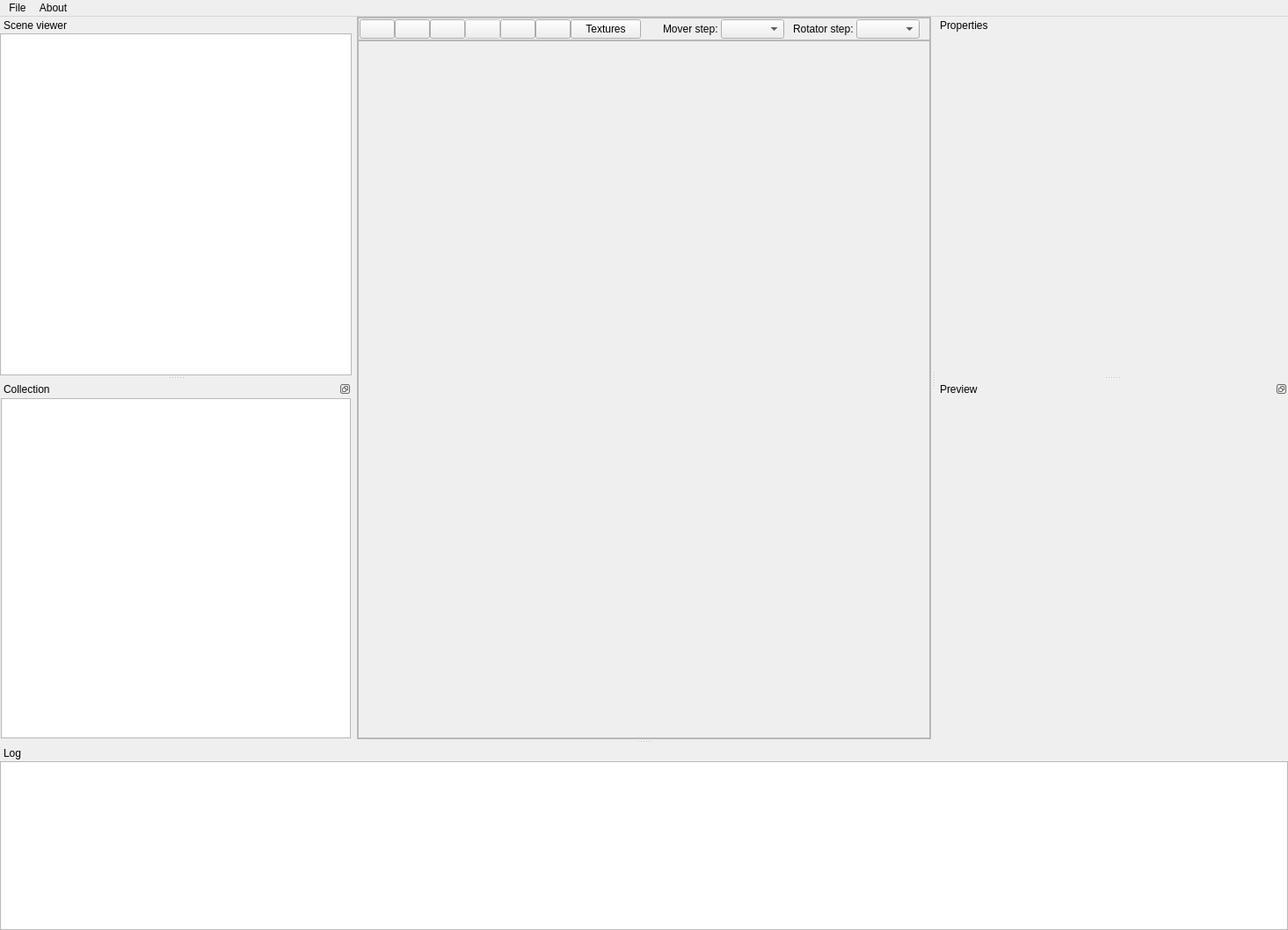
<?xml version="1.0" encoding="UTF-8"?>
<ui version="4.0">
 <class>EditorUIFrameClass</class>
 <widget class="QMainWindow" name="EditorUIFrameClass">
  <property name="geometry">
   <rect>
    <x>0</x>
    <y>0</y>
    <width>1465</width>
    <height>1058</height>
   </rect>
  </property>
  <property name="minimumSize">
   <size>
    <width>640</width>
    <height>480</height>
   </size>
  </property>
  <property name="maximumSize">
   <size>
    <width>4000</width>
    <height>2000</height>
   </size>
  </property>
  <property name="windowTitle">
   <string>Zenon Engine Editor</string>
  </property>
  <property name="locale">
   <locale language="English" country="UnitedStates"/>
  </property>
  <property name="documentMode">
   <bool>true</bool>
  </property>
  <widget class="QWidget" name="EditorWidget">
   <property name="sizePolicy">
    <sizepolicy hsizetype="Preferred" vsizetype="Preferred">
     <horstretch>0</horstretch>
     <verstretch>0</verstretch>
    </sizepolicy>
   </property>
   <property name="styleSheet">
    <string notr="true"/>
   </property>
   <layout class="QHBoxLayout" name="horizontalLayout_4">
    <property name="spacing">
     <number>0</number>
    </property>
    <property name="leftMargin">
     <number>0</number>
    </property>
    <property name="topMargin">
     <number>0</number>
    </property>
    <property name="rightMargin">
     <number>0</number>
    </property>
    <property name="bottomMargin">
     <number>0</number>
    </property>
    <item>
     <widget class="QFrame" name="frame">
      <property name="sizePolicy">
       <sizepolicy hsizetype="Preferred" vsizetype="Preferred">
        <horstretch>0</horstretch>
        <verstretch>0</verstretch>
       </sizepolicy>
      </property>
      <property name="frameShape">
       <enum>QFrame::StyledPanel</enum>
      </property>
      <property name="frameShadow">
       <enum>QFrame::Raised</enum>
      </property>
      <layout class="QGridLayout" name="gridLayout_2">
       <property name="leftMargin">
        <number>0</number>
       </property>
       <property name="topMargin">
        <number>0</number>
       </property>
       <property name="rightMargin">
        <number>0</number>
       </property>
       <property name="bottomMargin">
        <number>0</number>
       </property>
       <property name="spacing">
        <number>0</number>
       </property>
       <item row="0" column="0">
        <widget class="QFrame" name="frame_3">
         <property name="sizePolicy">
          <sizepolicy hsizetype="Preferred" vsizetype="Maximum">
           <horstretch>0</horstretch>
           <verstretch>0</verstretch>
          </sizepolicy>
         </property>
         <property name="frameShape">
          <enum>QFrame::StyledPanel</enum>
         </property>
         <property name="frameShadow">
          <enum>QFrame::Raised</enum>
         </property>
         <layout class="QHBoxLayout" name="horizontalLayout_6">
          <property name="spacing">
           <number>0</number>
          </property>
          <property name="leftMargin">
           <number>1</number>
          </property>
          <property name="topMargin">
           <number>1</number>
          </property>
          <property name="rightMargin">
           <number>1</number>
          </property>
          <property name="bottomMargin">
           <number>1</number>
          </property>
          <item>
           <widget class="QPushButton" name="editorToolSelectorBtn">
            <property name="toolTip">
             <string>SceneNode selector tool</string>
            </property>
            <property name="text">
             <string/>
            </property>
            <property name="icon">
             <iconset resource="EditorUIFrame.qrc">
              <normaloff>:/Main/Resources/Icons/select.png</normaloff>:/Main/Resources/Icons/select.png</iconset>
            </property>
            <property name="iconSize">
             <size>
              <width>32</width>
              <height>32</height>
             </size>
            </property>
            <property name="checkable">
             <bool>true</bool>
            </property>
           </widget>
          </item>
          <item>
           <widget class="QPushButton" name="editorToolMoverBtn">
            <property name="toolTip">
             <string>SceneNode Moving tool</string>
            </property>
            <property name="text">
             <string/>
            </property>
            <property name="icon">
             <iconset resource="EditorUIFrame.qrc">
              <normaloff>:/Main/Resources/Icons/translate.png</normaloff>:/Main/Resources/Icons/translate.png</iconset>
            </property>
            <property name="iconSize">
             <size>
              <width>32</width>
              <height>32</height>
             </size>
            </property>
            <property name="checkable">
             <bool>true</bool>
            </property>
           </widget>
          </item>
          <item>
           <widget class="QPushButton" name="editorToolRotatorBtn">
            <property name="toolTip">
             <string>SceneNode rotator tool</string>
            </property>
            <property name="text">
             <string/>
            </property>
            <property name="icon">
             <iconset resource="EditorUIFrame.qrc">
              <normaloff>:/Main/Resources/Icons/rotate.png</normaloff>:/Main/Resources/Icons/rotate.png</iconset>
            </property>
            <property name="iconSize">
             <size>
              <width>32</width>
              <height>32</height>
             </size>
            </property>
            <property name="checkable">
             <bool>true</bool>
            </property>
           </widget>
          </item>
          <item>
           <widget class="QPushButton" name="editorToolScalerBtn">
            <property name="enabled">
             <bool>false</bool>
            </property>
            <property name="text">
             <string/>
            </property>
            <property name="icon">
             <iconset resource="EditorUIFrame.qrc">
              <normaloff>:/Main/Resources/Icons/scale.png</normaloff>:/Main/Resources/Icons/scale.png</iconset>
            </property>
            <property name="iconSize">
             <size>
              <width>32</width>
              <height>32</height>
             </size>
            </property>
            <property name="checkable">
             <bool>true</bool>
            </property>
           </widget>
          </item>
          <item>
           <widget class="QPushButton" name="editorToolMoverRTSBtn">
            <property name="toolTip">
             <string>SceneNode Mover tool in X and Z coords</string>
            </property>
            <property name="text">
             <string/>
            </property>
            <property name="icon">
             <iconset resource="EditorUIFrame.qrc">
              <normaloff>:/Main/Resources/Icons/translateRTS.png</normaloff>:/Main/Resources/Icons/translateRTS.png</iconset>
            </property>
            <property name="iconSize">
             <size>
              <width>32</width>
              <height>32</height>
             </size>
            </property>
            <property name="checkable">
             <bool>true</bool>
            </property>
           </widget>
          </item>
          <item>
           <widget class="QPushButton" name="editorToolRotatorRTSBtn">
            <property name="toolTip">
             <string>SceneNode Mover tool around Y axis</string>
            </property>
            <property name="text">
             <string/>
            </property>
            <property name="icon">
             <iconset resource="EditorUIFrame.qrc">
              <normaloff>:/Main/Resources/Icons/rotateRTS.png</normaloff>:/Main/Resources/Icons/rotateRTS.png</iconset>
            </property>
            <property name="iconSize">
             <size>
              <width>32</width>
              <height>32</height>
             </size>
            </property>
            <property name="checkable">
             <bool>true</bool>
            </property>
           </widget>
          </item>
          <item>
           <widget class="QPushButton" name="editorTexturesTest">
            <property name="text">
             <string>Textures</string>
            </property>
           </widget>
          </item>
          <item>
           <spacer name="horizontalSpacer_6">
            <property name="orientation">
             <enum>Qt::Horizontal</enum>
            </property>
            <property name="sizeType">
             <enum>QSizePolicy::Expanding</enum>
            </property>
            <property name="sizeHint" stdset="0">
             <size>
              <width>10</width>
              <height>20</height>
             </size>
            </property>
           </spacer>
          </item>
          <item>
           <widget class="QLabel" name="MoverStepLabel">
            <property name="text">
             <string>Mover step: </string>
            </property>
           </widget>
          </item>
          <item>
           <widget class="QComboBox" name="MoverStepComboBox">
            <property name="maxCount">
             <number>10</number>
            </property>
           </widget>
          </item>
          <item>
           <spacer name="horizontalSpacer_2">
            <property name="orientation">
             <enum>Qt::Horizontal</enum>
            </property>
            <property name="sizeType">
             <enum>QSizePolicy::Fixed</enum>
            </property>
            <property name="sizeHint" stdset="0">
             <size>
              <width>10</width>
              <height>20</height>
             </size>
            </property>
           </spacer>
          </item>
          <item>
           <widget class="QLabel" name="RotatorStepLabel">
            <property name="text">
             <string>Rotator step: </string>
            </property>
           </widget>
          </item>
          <item>
           <widget class="QComboBox" name="RotatorStepComboBox"/>
          </item>
          <item>
           <spacer name="horizontalSpacer">
            <property name="orientation">
             <enum>Qt::Horizontal</enum>
            </property>
            <property name="sizeType">
             <enum>QSizePolicy::Fixed</enum>
            </property>
            <property name="sizeHint" stdset="0">
             <size>
              <width>10</width>
              <height>20</height>
             </size>
            </property>
           </spacer>
          </item>
         </layout>
        </widget>
       </item>
       <item row="1" column="0">
        <widget class="QFrame" name="frame_4">
         <property name="sizePolicy">
          <sizepolicy hsizetype="Maximum" vsizetype="Maximum">
           <horstretch>0</horstretch>
           <verstretch>0</verstretch>
          </sizepolicy>
         </property>
         <property name="minimumSize">
          <size>
           <width>600</width>
           <height>480</height>
          </size>
         </property>
         <property name="maximumSize">
          <size>
           <width>2560</width>
           <height>1440</height>
          </size>
         </property>
         <property name="frameShape">
          <enum>QFrame::StyledPanel</enum>
         </property>
         <property name="frameShadow">
          <enum>QFrame::Raised</enum>
         </property>
         <layout class="QVBoxLayout" name="verticalLayout" stretch="0">
          <property name="spacing">
           <number>0</number>
          </property>
          <property name="leftMargin">
           <number>1</number>
          </property>
          <property name="topMargin">
           <number>1</number>
          </property>
          <property name="rightMargin">
           <number>1</number>
          </property>
          <property name="bottomMargin">
           <number>1</number>
          </property>
          <item>
           <widget class="ZenonWindow3D" name="MainEditor3D" native="true">
            <property name="sizePolicy">
             <sizepolicy hsizetype="Maximum" vsizetype="Maximum">
              <horstretch>0</horstretch>
              <verstretch>0</verstretch>
             </sizepolicy>
            </property>
            <property name="minimumSize">
             <size>
              <width>600</width>
              <height>480</height>
             </size>
            </property>
            <property name="maximumSize">
             <size>
              <width>2560</width>
              <height>1440</height>
             </size>
            </property>
            <property name="mouseTracking">
             <bool>true</bool>
            </property>
            <property name="acceptDrops">
             <bool>true</bool>
            </property>
           </widget>
          </item>
         </layout>
        </widget>
       </item>
      </layout>
     </widget>
    </item>
   </layout>
  </widget>
  <widget class="QMenuBar" name="menuBar">
   <property name="geometry">
    <rect>
     <x>0</x>
     <y>0</y>
     <width>1465</width>
     <height>26</height>
    </rect>
   </property>
   <widget class="QMenu" name="menuFile">
    <property name="title">
     <string>File</string>
    </property>
    <addaction name="actionOpen_Scene"/>
    <addaction name="actionSave_Scene"/>
    <addaction name="actionClose_Scene"/>
    <addaction name="separator"/>
    <addaction name="actionExit"/>
   </widget>
   <widget class="QMenu" name="menuAbout">
    <property name="title">
     <string>About</string>
    </property>
    <addaction name="actionAbout_ZenonEngine"/>
   </widget>
   <addaction name="menuFile"/>
   <addaction name="menuAbout"/>
  </widget>
  <widget class="QDockWidget" name="DockerProperties">
   <property name="sizePolicy">
    <sizepolicy hsizetype="Maximum" vsizetype="Maximum">
     <horstretch>0</horstretch>
     <verstretch>0</verstretch>
    </sizepolicy>
   </property>
   <property name="minimumSize">
    <size>
     <width>300</width>
     <height>226</height>
    </size>
   </property>
   <property name="autoFillBackground">
    <bool>false</bool>
   </property>
   <property name="features">
    <set>QDockWidget::DockWidgetMovable</set>
   </property>
   <property name="windowTitle">
    <string>Properties</string>
   </property>
   <attribute name="dockWidgetArea">
    <number>2</number>
   </attribute>
   <widget class="QWidget" name="DockerPropertiesContent">
    <layout class="QHBoxLayout" name="horizontalLayout_2">
     <property name="spacing">
      <number>0</number>
     </property>
     <property name="leftMargin">
      <number>0</number>
     </property>
     <property name="topMargin">
      <number>0</number>
     </property>
     <property name="rightMargin">
      <number>0</number>
     </property>
     <property name="bottomMargin">
      <number>0</number>
     </property>
     <item>
      <widget class="ZenonPropertiesEditorWidget" name="NewPropsWidget" native="true">
       <property name="sizePolicy">
        <sizepolicy hsizetype="Preferred" vsizetype="Preferred">
         <horstretch>0</horstretch>
         <verstretch>0</verstretch>
        </sizepolicy>
       </property>
      </widget>
     </item>
    </layout>
   </widget>
  </widget>
  <widget class="QDockWidget" name="DockerSceneTreeViewer">
   <property name="sizePolicy">
    <sizepolicy hsizetype="Maximum" vsizetype="Maximum">
     <horstretch>0</horstretch>
     <verstretch>0</verstretch>
    </sizepolicy>
   </property>
   <property name="minimumSize">
    <size>
     <width>250</width>
     <height>250</height>
    </size>
   </property>
   <property name="autoFillBackground">
    <bool>false</bool>
   </property>
   <property name="features">
    <set>QDockWidget::DockWidgetMovable</set>
   </property>
   <property name="windowTitle">
    <string>Scene viewer</string>
   </property>
   <attribute name="dockWidgetArea">
    <number>1</number>
   </attribute>
   <widget class="QWidget" name="DockerSceneTreeViewerContent">
    <property name="sizePolicy">
     <sizepolicy hsizetype="Preferred" vsizetype="Preferred">
      <horstretch>0</horstretch>
      <verstretch>0</verstretch>
     </sizepolicy>
    </property>
    <property name="styleSheet">
     <string notr="true"/>
    </property>
    <layout class="QHBoxLayout" name="horizontalLayout">
     <property name="spacing">
      <number>0</number>
     </property>
     <property name="leftMargin">
      <number>0</number>
     </property>
     <property name="topMargin">
      <number>0</number>
     </property>
     <property name="rightMargin">
      <number>0</number>
     </property>
     <property name="bottomMargin">
      <number>0</number>
     </property>
     <item>
      <widget class="ZenonTreeViewWidget" name="SceneViewer">
       <property name="enabled">
        <bool>true</bool>
       </property>
       <property name="sizePolicy">
        <sizepolicy hsizetype="Preferred" vsizetype="Preferred">
         <horstretch>0</horstretch>
         <verstretch>0</verstretch>
        </sizepolicy>
       </property>
       <property name="acceptDrops">
        <bool>true</bool>
       </property>
       <property name="verticalScrollMode">
        <enum>QAbstractItemView::ScrollPerPixel</enum>
       </property>
       <attribute name="headerVisible">
        <bool>false</bool>
       </attribute>
      </widget>
     </item>
    </layout>
   </widget>
  </widget>
  <widget class="QDockWidget" name="DockerLogViewer">
   <property name="sizePolicy">
    <sizepolicy hsizetype="Maximum" vsizetype="Maximum">
     <horstretch>0</horstretch>
     <verstretch>0</verstretch>
    </sizepolicy>
   </property>
   <property name="minimumSize">
    <size>
     <width>250</width>
     <height>113</height>
    </size>
   </property>
   <property name="features">
    <set>QDockWidget::DockWidgetMovable</set>
   </property>
   <property name="allowedAreas">
    <set>Qt::BottomDockWidgetArea</set>
   </property>
   <property name="windowTitle">
    <string>Log</string>
   </property>
   <attribute name="dockWidgetArea">
    <number>8</number>
   </attribute>
   <widget class="QWidget" name="DockerLogContent">
    <layout class="QHBoxLayout" name="horizontalLayout_7">
     <property name="spacing">
      <number>0</number>
     </property>
     <property name="leftMargin">
      <number>0</number>
     </property>
     <property name="topMargin">
      <number>0</number>
     </property>
     <property name="rightMargin">
      <number>0</number>
     </property>
     <property name="bottomMargin">
      <number>0</number>
     </property>
     <item>
      <widget class="ZenonLogViewer" name="LogViewer">
       <property name="font">
        <font>
         <family>Courier New</family>
         <pointsize>10</pointsize>
        </font>
       </property>
       <property name="undoRedoEnabled">
        <bool>false</bool>
       </property>
       <property name="readOnly">
        <bool>true</bool>
       </property>
       <property name="plainText">
        <string/>
       </property>
      </widget>
     </item>
    </layout>
   </widget>
  </widget>
  <widget class="QDockWidget" name="DockerResourcesBrowser">
   <property name="sizePolicy">
    <sizepolicy hsizetype="Maximum" vsizetype="Maximum">
     <horstretch>0</horstretch>
     <verstretch>0</verstretch>
    </sizepolicy>
   </property>
   <property name="minimumSize">
    <size>
     <width>400</width>
     <height>400</height>
    </size>
   </property>
   <property name="maximumSize">
    <size>
     <width>400</width>
     <height>1200</height>
    </size>
   </property>
   <property name="features">
    <set>QDockWidget::DockWidgetFloatable|QDockWidget::DockWidgetMovable</set>
   </property>
   <property name="windowTitle">
    <string>Collection</string>
   </property>
   <attribute name="dockWidgetArea">
    <number>1</number>
   </attribute>
   <widget class="QWidget" name="DockerResourcesBrowserContent">
    <property name="minimumSize">
     <size>
      <width>300</width>
      <height>350</height>
     </size>
    </property>
    <property name="maximumSize">
     <size>
      <width>400</width>
      <height>3000</height>
     </size>
    </property>
    <layout class="QVBoxLayout" name="verticalLayout_2">
     <property name="spacing">
      <number>0</number>
     </property>
     <property name="leftMargin">
      <number>1</number>
     </property>
     <property name="topMargin">
      <number>1</number>
     </property>
     <property name="rightMargin">
      <number>1</number>
     </property>
     <property name="bottomMargin">
      <number>1</number>
     </property>
     <item>
      <widget class="ZenonTreeViewWidget" name="ResourcesBrowserTreeView">
       <property name="sizePolicy">
        <sizepolicy hsizetype="Minimum" vsizetype="Minimum">
         <horstretch>0</horstretch>
         <verstretch>0</verstretch>
        </sizepolicy>
       </property>
       <property name="minimumSize">
        <size>
         <width>300</width>
         <height>150</height>
        </size>
       </property>
       <property name="maximumSize">
        <size>
         <width>400</width>
         <height>2600</height>
        </size>
       </property>
       <property name="acceptDrops">
        <bool>false</bool>
       </property>
       <property name="verticalScrollMode">
        <enum>QAbstractItemView::ScrollPerPixel</enum>
       </property>
       <property name="horizontalScrollMode">
        <enum>QAbstractItemView::ScrollPerPixel</enum>
       </property>
       <attribute name="headerVisible">
        <bool>false</bool>
       </attribute>
      </widget>
     </item>
    </layout>
   </widget>
  </widget>
  <widget class="QDockWidget" name="DockerResourcePreview">
   <property name="sizePolicy">
    <sizepolicy hsizetype="Maximum" vsizetype="Maximum">
     <horstretch>0</horstretch>
     <verstretch>0</verstretch>
    </sizepolicy>
   </property>
   <property name="minimumSize">
    <size>
     <width>400</width>
     <height>400</height>
    </size>
   </property>
   <property name="maximumSize">
    <size>
     <width>600</width>
     <height>600</height>
    </size>
   </property>
   <property name="features">
    <set>QDockWidget::DockWidgetFloatable|QDockWidget::DockWidgetMovable</set>
   </property>
   <property name="windowTitle">
    <string>Preview</string>
   </property>
   <attribute name="dockWidgetArea">
    <number>2</number>
   </attribute>
   <widget class="QWidget" name="DockerResourcePreviewContent">
    <property name="sizePolicy">
     <sizepolicy hsizetype="Minimum" vsizetype="Minimum">
      <horstretch>0</horstretch>
      <verstretch>0</verstretch>
     </sizepolicy>
    </property>
    <layout class="QVBoxLayout" name="verticalLayout_3">
     <property name="spacing">
      <number>0</number>
     </property>
     <property name="leftMargin">
      <number>1</number>
     </property>
     <property name="topMargin">
      <number>1</number>
     </property>
     <property name="rightMargin">
      <number>1</number>
     </property>
     <property name="bottomMargin">
      <number>1</number>
     </property>
     <item>
      <widget class="ZenonWindowMinimal3DWidget" name="ResourcePreviewWindow3D" native="true">
       <property name="sizePolicy">
        <sizepolicy hsizetype="Minimum" vsizetype="Minimum">
         <horstretch>0</horstretch>
         <verstretch>0</verstretch>
        </sizepolicy>
       </property>
       <property name="minimumSize">
        <size>
         <width>200</width>
         <height>200</height>
        </size>
       </property>
       <property name="maximumSize">
        <size>
         <width>600</width>
         <height>600</height>
        </size>
       </property>
      </widget>
     </item>
    </layout>
   </widget>
  </widget>
  <action name="actionNew_Scene">
   <property name="text">
    <string>New Scene</string>
   </property>
  </action>
  <action name="actionOpen_Scene">
   <property name="text">
    <string>Open Scene</string>
   </property>
  </action>
  <action name="actionSave_Scene">
   <property name="text">
    <string>Save Scene</string>
   </property>
  </action>
  <action name="actionClose_Scene">
   <property name="text">
    <string>Close Scene</string>
   </property>
  </action>
  <action name="actionExit">
   <property name="text">
    <string>Exit</string>
   </property>
  </action>
  <action name="actionAbout_ZenonEngine">
   <property name="text">
    <string>About ZenonEngine</string>
   </property>
  </action>
 </widget>
 <layoutdefault spacing="6" margin="11"/>
 <customwidgets>
  <customwidget>
   <class>ZenonWindow3D</class>
   <extends>QWidget</extends>
   <header location="global">_widgetZenonWindow3D.h</header>
   <container>1</container>
  </customwidget>
  <customwidget>
   <class>ZenonLogViewer</class>
   <extends>QPlainTextEdit</extends>
   <header location="global">_widgetZenonLogViewer.h</header>
  </customwidget>
  <customwidget>
   <class>ZenonWindowMinimal3DWidget</class>
   <extends>QWidget</extends>
   <header location="global">_widgetZenonWindowMinimal3D.h</header>
   <container>1</container>
  </customwidget>
  <customwidget>
   <class>ZenonTreeViewWidget</class>
   <extends>QTreeView</extends>
   <header location="global">_widgetZenonTreeView.h</header>
  </customwidget>
  <customwidget>
   <class>ZenonPropertiesEditorWidget</class>
   <extends>QWidget</extends>
   <header location="global">_widgetZenonPropertiesEditor.h</header>
  </customwidget>
 </customwidgets>
 <resources>
  <include location="EditorUIFrame.qrc"/>
 </resources>
 <connections/>
</ui>
